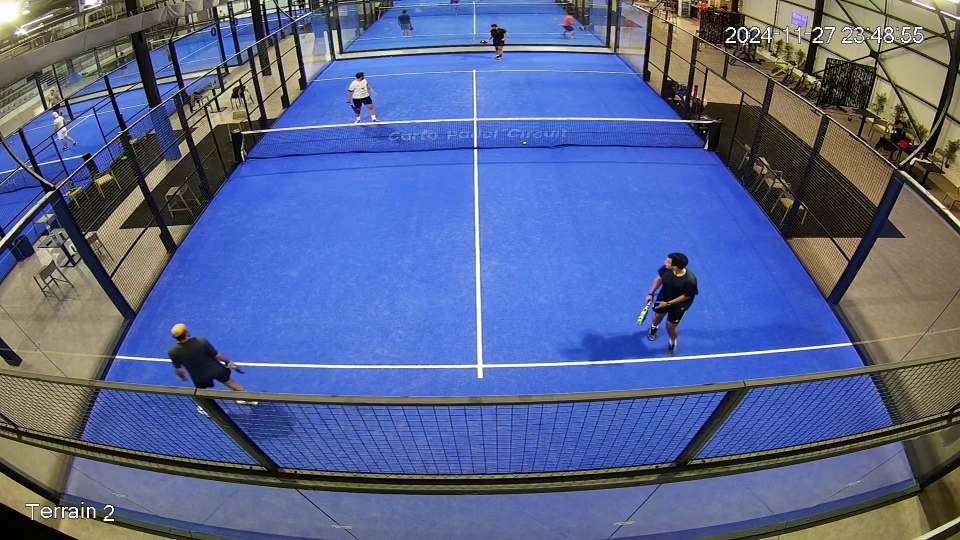
#> input picture data/raw/first_frame.jpg, 1920 x 1080 px, found by its file name (shown at 1/2 size)
$ python collect_edge.py
#> lines starting #> are read from the running program, lines starting #| are printed output that depends on the picture
import cv2
import numpy as np

IMAGE_PATH = 'first_frame.jpg'
SAVE_PATH = "edge_points.npz"

EDGE_NAMES = ["p1_to_p2","p2_to_p3","p3_to_p4","p4_to_p1"]
EDGE_COLORS = [(0, 255, 0), (0, 165, 255), (0, 0, 255), (255, 0, 255)]

edges = {name: [] for name in EDGE_NAMES}
current_edge_idx = 0

def redraw(frame):
    display = frame.copy()
    for idx, name in enumerate(EDGE_NAMES):
        color = EDGE_COLORS[idx]
        for (x,y) in edges[name]:
            cv2.circle(display, (x,y), 5,color, -1)
        cv2.putText(display, f"Current edge: {EDGE_NAMES[current_edge_idx]} | 'n' = next edge | 'q' = finish",
                (20, 30), cv2.FONT_HERSHEY_SIMPLEX, 0.7, (255, 255, 255), 2)
        cv2.imshow("edge_point_collection", display)


def click_handler(event,x,y,flags,params):
    global current_edge_idx
    frame = params
    if event == cv2.EVENT_LBUTTONDOWN:
        name = EDGE_NAMES[current_edge_idx]
        edges[name].append((x,y))
        print(f"[{name}] point {len(edges[name])} added: ({x}, {y})")
        redraw(frame)

frame = cv2.imread(IMAGE_PATH)
#> frame is the input picture: shape (1080, 1920, 3); mean B, G, R 143.9, 101.1, 87
clone = frame.copy()

cv2.namedWindow("edge_point_collection", cv2.WINDOW_NORMAL)
cv2.resizeWindow("edge_point_collection", 1280, 720)
cv2.setMouseCallback("edge_point_collection", click_handler, clone)

redraw(clone)
#> the loop in redraw, `for idx, name in enumerate(EDGE_NAMES):` made 4 passes
#> pass 1, in redraw, `cv2.imshow("edge_point_collection", display)`:
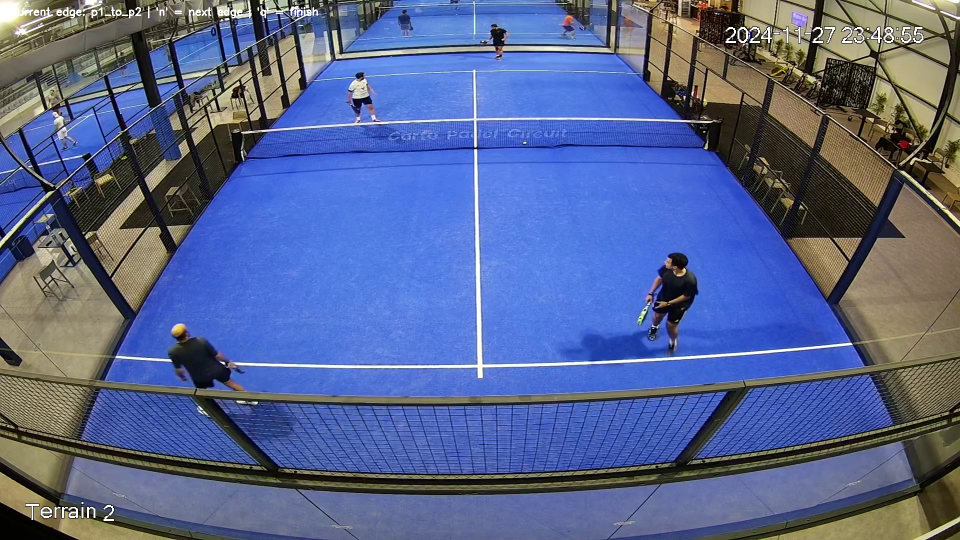
#> window 'edge_point_collection': shape (1080, 1920, 3) (shown at 1/2 size); mean B, G, R 144.1, 101.4, 87.3

while True:
    key = cv2.waitKey(0) & 0xFF
#> (key q is pressed here)
    if key == ord('n'):
        if current_edge_idx < len(EDGE_NAMES)-1:
            current_edge_idx += 1
            print(f"nMoving to edge: {EDGE_NAMES[current_edge_idx]}")
            redraw(clone)
        else:
            print("\nAlready on the last edge. Press 'q' to save and quit.")

    elif key == ord('q'):
        break

cv2.destroyAllWindows()

save_dict  = {name: np.array(edges[name], dtype = np.float32) for name in EDGE_NAMES}
np.savez(SAVE_PATH , **save_dict)

print("\nSaved point counts:")
for name in EDGE_NAMES:
    print(f"  {name}: {len(edges[name])} points")
print(f"\nSaved to {SAVE_PATH}")
